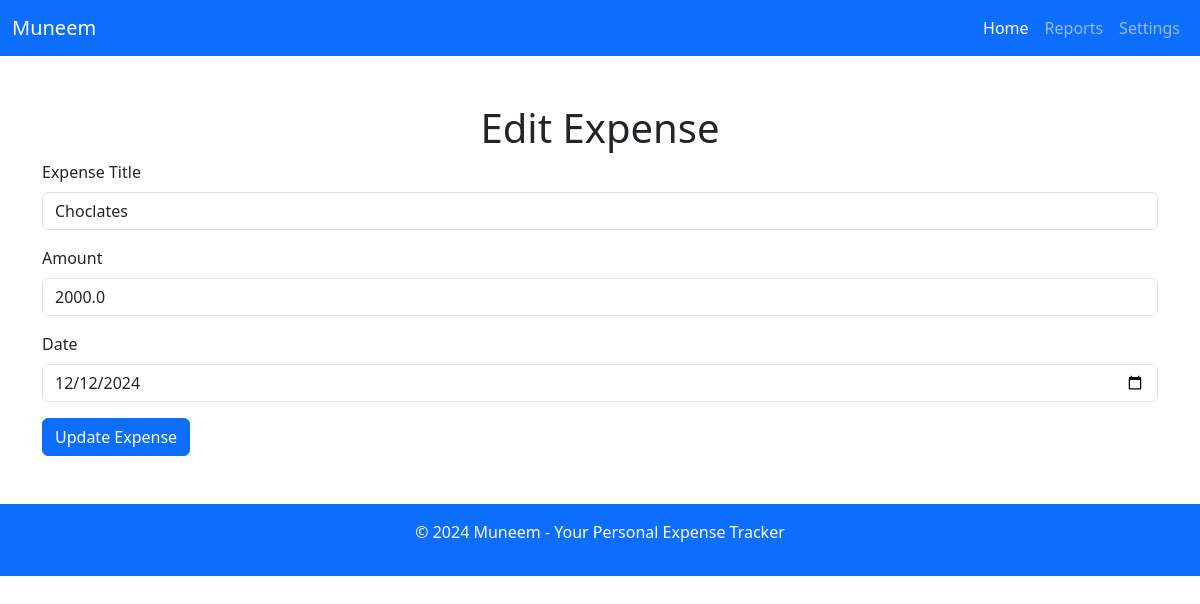
Page /edit-expense/1 on the committed database.
### Muneem/models.py (models this page shows)
class Personal_Expense(db.Model):
    __tablename__ = 'personal_expense'
    id = db.Column(db.Integer(), primary_key=True)
    description = db.Column(db.String(length=100), nullable=False)
    category = db.Column(db.String(length=30),nullable=False)
    date_time = db.Column(db.DateTime, default=datetime.datetime.now(), nullable=False)
    amount = db.Column(db.Float(),nullable=False)
    owner = db.Column(db.Integer(), db.ForeignKey('user.id'))

### Muneem/routes.py (the view, shortened to what this page needs)
@app.route('/edit-expense/<int:id>', methods=['GET', 'POST'])
def edit_expense(id):
    expense = Personal_Expense.query.get_or_404(id)
    return render_template('edit_expense.html', expense=expense)

### Muneem/routes.py (called while the page is built)
@app.before_request
def before_request():
    global current_user
    current_user = User.query.filter_by(username="user1").first()  # Using "user1" as current user for now

### Muneem/Templates/edit_expense.html (shortened to what this page needs)
<!DOCTYPE html>
<html lang="en">
<head>
    <link href="https://cdn.jsdelivr.net/npm/bootstrap@5.3.2/dist/css/bootstrap.min.css" rel="stylesheet">
</head>
<body>
    <nav class="navbar navbar-expand-lg navbar-dark bg-primary">
        <div class="container-fluid">
            <a class="navbar-brand" href="#">Muneem</a>
            <div class="collapse navbar-collapse" id="navbarNav">
                <ul class="navbar-nav ms-auto">
                    <li class="nav-item">
                        <a class="nav-link active" href="{{ url_for('expense') }}">Home</a>
                    </li>
                    <li class="nav-item">
                        <a class="nav-link" href="#">Reports</a>
                    </li>
                    <li class="nav-item">
                        <a class="nav-link" href="#">Settings</a>
                    </li>
                </ul>
            </div>
        </div>
    </nav>
    <div class="container mt-5">
        <h1 class="text-center">Edit Expense</h1>
        <form method="POST">
            <div class="mb-3">
                <label for="expenseTitle" class="form-label">Expense Title</label>
                <input type="text" class="form-control" id="expenseTitle" name="expenseTitle" value="{{ expense.description }}" required>
            </div>
            <div class="mb-3">
                <label for="expenseAmount" class="form-label">Amount</label>
                <input type="number" class="form-control" id="expenseAmount" name="expenseAmount" value="{{ expense.amount }}" required>
            </div>
            <div class="mb-3">
                <label for="expenseDate" class="form-label">Date</label>
                <input type="date" class="form-control" id="expenseDate" name="expenseDate" value="{{ expense.date_time.strftime('%Y-%m-%d') }}" required>
            </div>
            <button type="submit" class="btn btn-primary">Update Expense</button>
        </form>
    </div>
    <footer class="bg-primary text-white text-center py-3 mt-5">
        <p>&copy; 2024 Muneem - Your Personal Expense Tracker</p>
    </footer>
</body>
</html>

### rows in the picture
Personal_Expense: expenseTitle "Choclates", expenseAmount "2000.0", expenseDate "12/12/2024"
